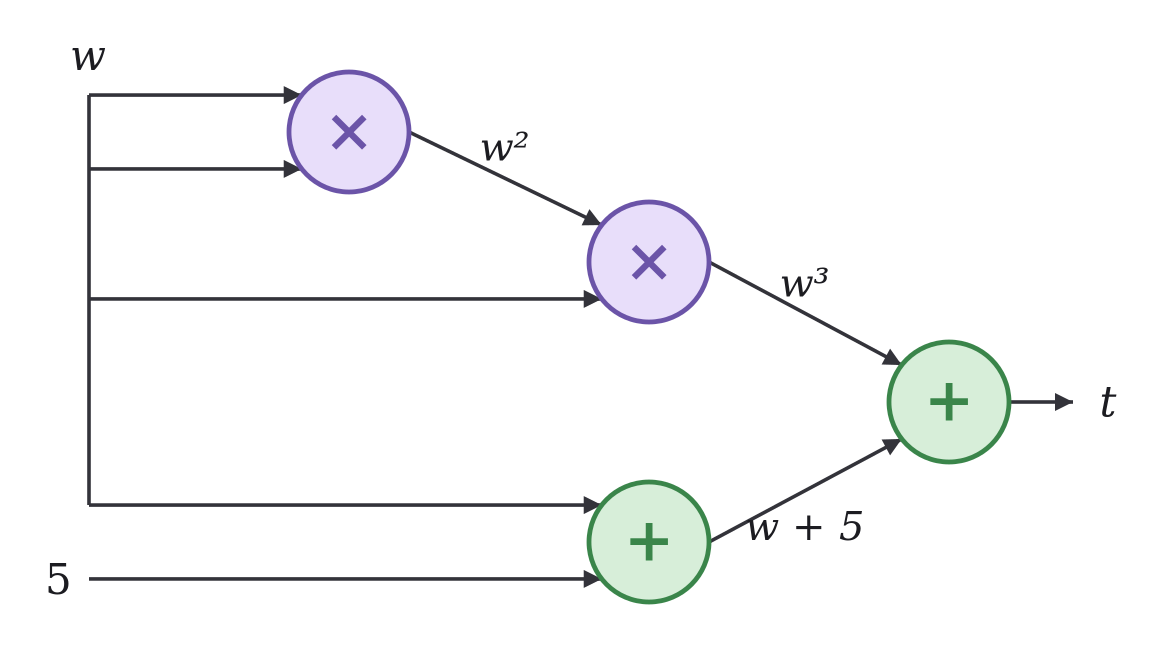

Recreate this plot in Python.
#!/usr/bin/env python3
"""Aritmeticko kolo za verifikator V(t, w) <=> w^3 + w + 5 = t.

Stablo tece s leva na desno (pejzazni format radi mdbook-a):
    g1 = w * w          -> w^2
    g2 = w^2 * w        -> w^3        g3 = w + 5
    g4 = w^3 + (w + 5)  -> t
w se deli vertikalnom sabirnicom s leve strane.

Renderuje se pomocu pycairo u book/src/images/circuit.png (uz autokrop PIL-om).
"""
import math
import cairo
from PIL import Image, ImageChops

# ---- stil ----------------------------------------------------------------
# gejtovi obojeni po tipu operacije: mnozenje (ljubicasto), sabiranje (zeleno)
MULT_FILL = (0.91, 0.87, 0.98)
MULT_LINE = (0.42, 0.33, 0.66)
ADD_FILL = (0.84, 0.93, 0.85)
ADD_LINE = (0.23, 0.52, 0.29)
WIRE = (0.20, 0.20, 0.23)   # zice
INK = (0.11, 0.11, 0.13)    # tekst
LW = 1.8                    # debljina zice
GLW = 2.4                   # debljina ruba gejta
GR = 30.0                   # poluprecnik gejta
SERIF = "DejaVu Serif"
PA = math.radians(38)       # ugao prikljucaka (mereno od horizontale)
EX, EY = GR * math.cos(PA), GR * math.sin(PA)

# centri gejtova (tok s leva na desno)
G1 = (200.0, 150.0)         # w * w
G2 = (350.0, 215.0)         # w^2 * w
G3 = (350.0, 355.0)         # w + 5
G4 = (500.0, 285.0)         # w^3 + (w + 5)
TLAB = (580.0, 285.0)       # labela izlaza t

BUSX = 70.0                 # x vertikalne sabirnice za w
BUS_Y0, BUS_Y1 = 131.5, 336.5
OUT_PNG = "/home/idrecun/repos/crypto/book/src/images/circuit.png"
SCALE = 2.0
CROP_PAD = 24               # margina (logicki px) oko sadrzaja


def bp(c, kind):
    """Tacka na rubu gejta: levo = ulazi, desno = izlaz."""
    cx, cy = c
    return {
        "lu": (cx - EX, cy - EY), "ll": (cx - EX, cy + EY),   # levi ulazi
        "r": (cx + GR, cy),                                   # desni izlaz
    }[kind]


def arrowhead(ctx, x, y, dx, dy):
    n = math.hypot(dx, dy)
    ux, uy = dx / n, dy / n
    l, w = 9.0, 4.5
    bx, by = x - ux * l, y - uy * l
    px, py = -uy * w, ux * w
    ctx.move_to(x, y)
    ctx.line_to(bx + px, by + py)
    ctx.line_to(bx - px, by - py)
    ctx.close_path()
    ctx.set_source_rgb(*WIRE)
    ctx.fill()


def edge(ctx, pts, arrow=True):
    ctx.set_source_rgb(*WIRE)
    ctx.set_line_width(LW)
    ctx.move_to(*pts[0])
    for p in pts[1:]:
        ctx.line_to(*p)
    ctx.stroke()
    if arrow:
        (x0, y0), (x1, y1) = pts[-2], pts[-1]
        arrowhead(ctx, x1, y1, x1 - x0, y1 - y0)


def htap(ctx, port, x0=BUSX):
    """Horizontalni odvod (sa sabirnice ili od konstante) do ulaza gejta."""
    edge(ctx, [(x0, port[1]), port])


def gate(ctx, c, sym):
    cx, cy = c
    fill, line = (MULT_FILL, MULT_LINE) if sym == "×" else (ADD_FILL, ADD_LINE)
    ctx.set_line_width(GLW)
    ctx.new_sub_path()
    ctx.arc(cx, cy, GR, 0, 2 * math.pi)
    ctx.set_source_rgb(*fill)
    ctx.fill_preserve()
    ctx.set_source_rgb(*line)
    ctx.stroke()
    ctx.set_source_rgb(*line)
    ctx.select_font_face(SERIF, cairo.FONT_SLANT_NORMAL, cairo.FONT_WEIGHT_BOLD)
    ctx.set_font_size(30)
    xb, yb, tw, th, _, _ = ctx.text_extents(sym)
    ctx.move_to(cx - tw / 2 - xb, cy - th / 2 - yb)
    ctx.show_text(sym)


def label(ctx, x, y, s, size=21, slant=cairo.FONT_SLANT_ITALIC, anchor="c"):
    ctx.set_source_rgb(*INK)
    ctx.select_font_face(SERIF, slant, cairo.FONT_WEIGHT_NORMAL)
    ctx.set_font_size(size)
    xb, yb, tw, th, _, _ = ctx.text_extents(s)
    if anchor == "c":
        ox = x - tw / 2 - xb
    elif anchor == "r":
        ox = x - tw - xb
    else:
        ox = x - xb
    ctx.move_to(ox, y - th / 2 - yb)
    ctx.show_text(s)


def main():
    surface = cairo.ImageSurface(cairo.FORMAT_ARGB32, int(620 * SCALE), int(420 * SCALE))
    ctx = cairo.Context(surface)
    ctx.scale(SCALE, SCALE)
    ctx.set_source_rgb(1, 1, 1)
    ctx.paint()

    # --- vertikalna w sabirnica ------------------------------------------
    edge(ctx, [(BUSX, BUS_Y0), (BUSX, BUS_Y1)], arrow=False)

    # --- ulazi (odvodi udesno) -------------------------------------------
    htap(ctx, bp(G1, "lu"))           # w -> g1
    htap(ctx, bp(G1, "ll"))           # w -> g1
    htap(ctx, bp(G2, "ll"))           # w -> g2
    htap(ctx, bp(G3, "lu"))           # w -> g3
    edge(ctx, [(BUSX, bp(G3, "ll")[1]), bp(G3, "ll")])  # 5 -> g3

    # --- unutrasnje grane stabla -----------------------------------------
    edge(ctx, [bp(G1, "r"), bp(G2, "lu")])   # w^2 -> g2
    edge(ctx, [bp(G2, "r"), bp(G4, "lu")])   # w^3 -> g4
    edge(ctx, [bp(G3, "r"), bp(G4, "ll")])   # w+5 -> g4
    edge(ctx, [bp(G4, "r"), (TLAB[0] - 18, TLAB[1])])    # -> t

    # --- gejtovi ----------------------------------------------------------
    gate(ctx, G1, "×")
    gate(ctx, G2, "×")
    gate(ctx, G3, "+")
    gate(ctx, G4, "+")

    # --- labele -----------------------------------------------------------
    label(ctx, BUSX, BUS_Y0 - 18, "w")                       # sabirnica
    label(ctx, BUSX - 10, bp(G3, "ll")[1], "5",
          slant=cairo.FONT_SLANT_NORMAL, anchor="r")
    label(ctx, TLAB[0], TLAB[1], "t")
    label(ctx, 278, 157, "w²", size=20)                      # meduzice
    label(ctx, 428, 225, "w³", size=20)
    label(ctx, 428, 347, "w + 5", size=20)

    surface.write_to_png(OUT_PNG)

    # --- autokrop na sadrzaj uz jednaku marginu --------------------------
    img = Image.open(OUT_PNG).convert("RGB")
    bg = Image.new("RGB", img.size, (255, 255, 255))
    l, t, r, b = ImageChops.difference(img, bg).getbbox()
    p = int(CROP_PAD * SCALE)
    img.crop((max(0, l - p), max(0, t - p),
              min(img.width, r + p), min(img.height, b + p))).save(OUT_PNG)
    print("wrote", OUT_PNG, img.crop((max(0, l - p), max(0, t - p),
          min(img.width, r + p), min(img.height, b + p))).size)


if __name__ == "__main__":
    main()
